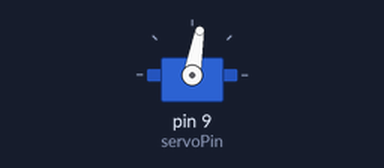
Simulated run of this sketch. Board: Arduino Uno, built with avr-gcc and run on an emulated ATmega328P. On the bench: servo.

Above: at 0.05 s.
At 0.2 s:
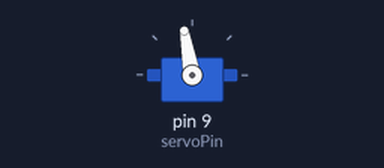
Timing chart, 0 to 3.0 s (numbered marks = the images above):
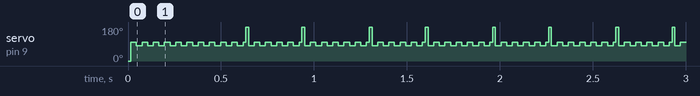

The sketch:

3_aug_2025_program_2.ino
```cpp
#include <Servo.h>

int servoPin = 9;
Servo servo;
int angle = 0;

void setup() {
  servo.attach(servoPin);
}

void loop() {

  for (angle = 0 ; angle < 180 ; angle+=100) {
    servo.write(angle);
    delay(15);
  }

  for (angle = 180 ; angle > 0 ; angle-=100) {
    servo.write(angle);
    delay(15);
  }

}
```
